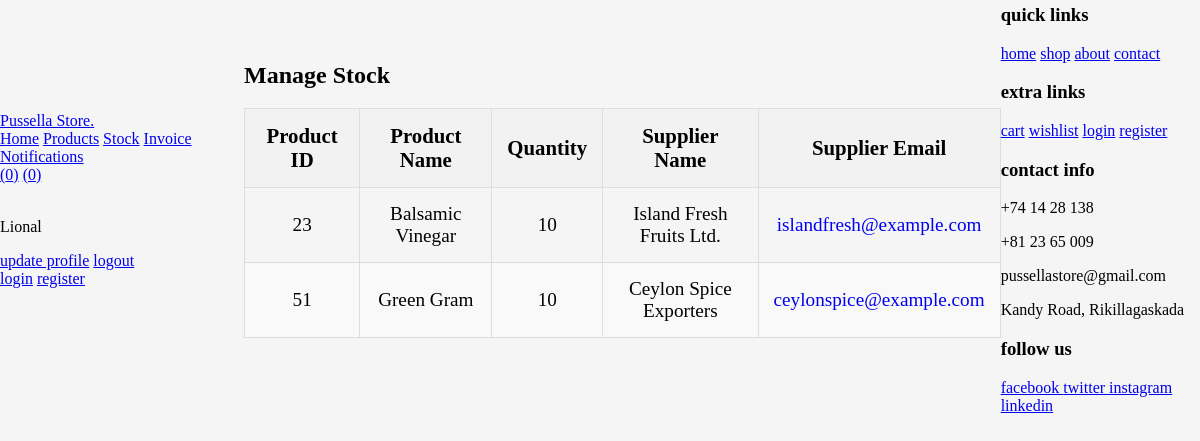
The page /managestock.php (signed in) on the database its author committed.
### tables this page shows
CREATE TABLE `users` (
  `id` int(100) NOT NULL,
  `name` varchar(100) DEFAULT NULL,
  `email` varchar(100) DEFAULT NULL,
  `password` varchar(255) DEFAULT NULL,
  `user_type` varchar(50) NOT NULL DEFAULT 'user',
  `image` varchar(255) DEFAULT NULL,
  `address` varchar(255) DEFAULT NULL,
  `city` varchar(100) DEFAULT NULL,
  `postal` varchar(20) DEFAULT NULL,
  `phone` varchar(20) DEFAULT NULL
);

CREATE TABLE `stock` (
  `id` int(11) NOT NULL,
  `product_id` int(11) DEFAULT NULL,
  `product_name` varchar(255) DEFAULT NULL,
  `quantity` int(11) DEFAULT NULL,
  `supplier_id` int(11) DEFAULT NULL
);

CREATE TABLE `products` (
  `id` int(100) NOT NULL,
  `name` varchar(100) DEFAULT NULL,
  `category` varchar(100) DEFAULT NULL,
  `details` text DEFAULT NULL,
  `price` decimal(20,0) DEFAULT NULL,
  `image` varchar(255) DEFAULT NULL,
  `weight` decimal(10,0) DEFAULT NULL,
  `mweight` varchar(10) DEFAULT NULL,
  `discount` decimal(10,0) DEFAULT NULL,
  `supplier_id` int(11) DEFAULT NULL
);

CREATE TABLE `suppliers` (
  `id` int(11) NOT NULL,
  `name` varchar(255) NOT NULL,
  `email` varchar(255) DEFAULT NULL,
  `phone` varchar(20) DEFAULT NULL,
  `address` varchar(255) DEFAULT NULL
);

### managestock.php (the view, shortened to what this page needs)
<?php
@include 'config.php';
$query = "
    SELECT
        s.product_id,
        p.name as product_name,
        s.quantity,
        sup.name as supplier_name,
        sup.email as supplier_email
    FROM
        stock s
    JOIN
        products p ON s.product_id = p.id
    JOIN
        suppliers sup ON s.supplier_id = sup.id
    WHERE
        s.quantity < 20
";
$statement = $conn->prepare($query);
$statement->execute();
$low_stock_products = $statement->fetchAll(PDO::FETCH_ASSOC);
?>
<!DOCTYPE html>
<html lang="en">
<head>
    <link rel="stylesheet" href="css/style.css">
</head>
<body>
<?php include 'header.php'; ?>
<section class="manage-stock">
    <h1 class="title">Manage Stock</h1>
    <?php
    if (!empty($low_stock_products)) {
        echo '<table>';
        echo '<thead>';
        echo '<tr>';
        echo '<th>Product ID</th>';
        echo '<th>Product Name</th>';
        echo '<th>Quantity</th>';
        echo '<th>Supplier Name</th>';
        echo '<th>Supplier Email</th>';
        echo '</tr>';
        echo '</thead>';
        echo '<tbody>';
        foreach ($low_stock_products as $product) {
            echo '<tr>';
            echo '<td>' . $product['product_id'] . '</td>';
            echo '<td>' . $product['product_name'] . '</td>';
            echo '<td>' . $product['quantity'] . '</td>';
            echo '<td>' . $product['supplier_name'] . '</td>';
            echo '<td><a class="email-link" href="mailto:' . $product['supplier_email'] . '">' . $product['supplier_email'] . '</a></td>';
            echo '</tr>';
        }
        echo '</tbody>';
        echo '</table>';
    } else {
        echo '<p class="message">No products with low stock levels.</p>';
    }
    ?>
</section>
<?php include 'footer.php'; ?>
</body>
</html>

### header.php (shortened to what this page needs)
<header class="header">
   <div class="flex">
      <a href="admin_page.php" class="logo"><i class="fa fa-shopping-basket"></i>Pussella Store<span>.</span></a>
      <nav class="navbar">
         <a href="home.php">Home</a>
         <a href="products.php">Products</a>
         <a href="stock.php">Stock</a>
         <a href="addinvoice.php">Invoice</a>
         <a href="notifications.php">Notifications</a>
      </nav>
      <div class="icons">
         <?php
            $count_cart_items = $conn->prepare("SELECT * FROM `cart` WHERE user_id = ?");
            $count_cart_items->execute([$user_id]);
            $count_wishlist_items = $conn->prepare("SELECT * FROM `wishlist` WHERE user_id = ?");
            $count_wishlist_items->execute([$user_id]);
         ?>
         <a href="wishlist.php"><i class="fas fa-heart"></i><span>(<?= $count_wishlist_items->rowCount(); ?>)</span></a>
         <a href="cart.php"><i class="fas fa-shopping-cart"></i><span>(<?= $count_cart_items->rowCount(); ?>)</span></a>
      </div>
      <div class="profile">
         <?php
            $select_profile = $conn->prepare("SELECT * FROM `users` WHERE id = ?");
            $select_profile->execute([$user_id]);
            $fetch_profile = $select_profile->fetch(PDO::FETCH_ASSOC);
         ?>
         <p><?= $fetch_profile['name']; ?></p>
         <a href="user_profile_update.php" class="btn">update profile</a>
         <a href="logout.php" class="delete-btn">logout</a>
         <div class="flex-btn">
            <a href="login.php" class="option-btn">login</a>
            <a href="register.php" class="option-btn">register</a>
         </div>
      </div>
   </div>
</header>

### style.css (style rules this page uses)
* { font-family: "Poppins"; }
body { -webkit-user-select: none; -moz-user-select: none; -ms-user-select: none; user-select: none; overflow-y: hidden; display: flex; justify-content: center; align-items: center; background: #222831; height: 50vh; }

### managestock.php (style rules this page uses)
body { background-color: #f5f5f5; font-family: Arial, sans-serif; margin: 0; padding: 0; }
table { width: 100%; border-collapse: collapse; margin-bottom: 20px; font-size: 1.2rem; }
table, th, td { border: 1px solid #ddd; padding: 15px; text-align: center; }
th { background-color: #f2f2f2; text-align: center; font-size: 1.3rem; }
tr:nth-child(even) { background-color: #f9f9f9; }
a.email-link { color: #0000EE; text-decoration: none; }

### rows shown on the page
users: name "Lional"
stock: product "23", product.name "Balsamic Vinegar", quantity "10", supplier.name "Island Fresh Fruits Ltd.", supplier.email "islandfresh@example.com"
stock: product "51", product.name "Green Gram", quantity "10", supplier.name "Ceylon Spice Exporters", supplier.email "ceylonspice@example.com"

### other values the page prints
$count_wishlist_items->rowCount() "0"
$count_cart_items->rowCount() "0"
